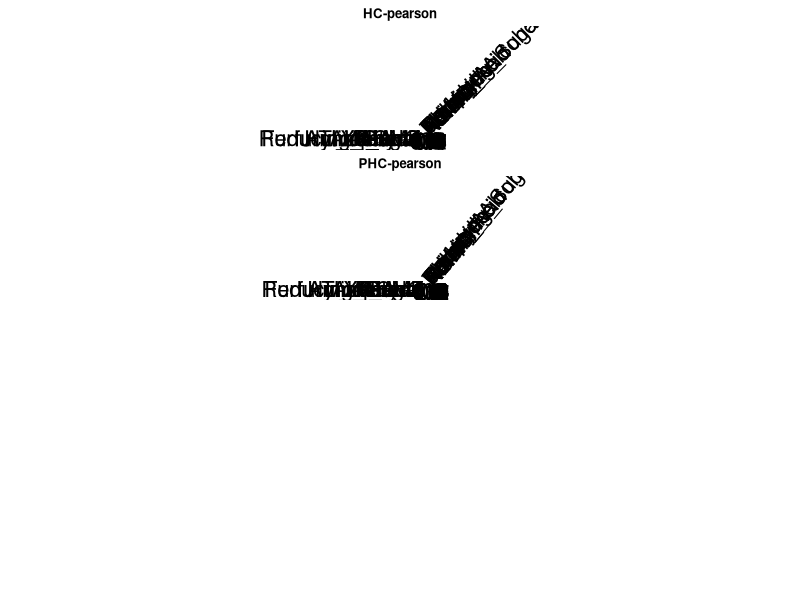

Write R code to recreate this figure.
# 安装并加载必要包
if (!require(corrplot)) install.packages("corrplot")
if (!require(ggplot2)) install.packages("ggplot2")
library(corrplot)
library(ggplot2)

# 数据准备
data_hc <- data.frame(
  Time = c(0.5, 1, 2, 4, 6),
  Reducing_Sugar = c(3085.1, 1351.11, 1822.19, 1180.72, 1220.81), # mg/L
  Amino_Acid = c(1220.55, 931.8, 1285.1, 2209.09, 1149.21), # mg/L
  X5.HMF = c(38.7, 22.74, 52.56, 25.64, 22.92), # mg/L
  Furfuryl_Alcohol = c(51.29, 44.12, 58.79, 72.5, 11.8), # mg/L
  Aldehyde = c(23.42, 31.26, 36.37, 28.79, 1.98), # %
  Ketone = c(2.81, 19.29, 4.08, 5.4, 8.12), # %
  Phenol = c(24.76, 9.25, 25.11, 31.52, 39.44), # %
  Amine = c(0, 0, 2.14, 3.12, 13.83), # %
  Thiophene = c(8.81, 5.34, 5.42, 6.89, 7.99), # %
  Furan = c(18.28, 2.89, 5.57, 2.18, 1.5), # %
  NCHC = c(18.37, 17.39, 16.63, 18.08, 24.81), # %
  pH = c(4.95, 4.99, 4.57, 4.64, 4.51),
  Humic_Acid = c(3.41, 5.66, 6.35, 6.76, 14.20) # %
)

data_phc <- data.frame(
  Time = c(0.5, 1, 2, 4, 6),
  Reducing_Sugar = c(408.94, 849.95, 829.91, 809.86, 609.4), # mg/L
  Amino_Acid = c(3571.3, 3890.62, 4576.82, 4559.83, 2063.01), # mg/L
  X5.HMF = c(20.28, 30.16, 32.81, 48.71, 12.42), # mg/L
  Furfuryl_Alcohol = c(1.27, 24.76, 117.48, 226.15, 74.35), # mg/L
  Aldehyde = c(21.23, 9.89, 3.42, 2.34, 3.05), # %
  Ketone = c(7.23, 6.17, 5.59, 7.61, 5.47), # %
  Phenol = c(18.59, 20.57, 27.35, 26.35, 23.76), # %
  Amine = c(24.5, 21.89, 17.59, 14.85, 28.64), # %
  Thiophene = c(6.07, 8.98, 17.79, 15.63, 11.7), # %
  Furan = c(0.32, 0.31, 0.57, 0.63, 0.48), # %
  NCHC = c(10.61, 14.61, 21.99, 27.29, 23.27), # %
  pH = c(8.87, 7.95, 8.13, 8.68, 7.61), 
  Humic_Acid = c(7.97, 10.34, 11.90, 20.19, 14.67) # %
)

# 检查列名
cat("HC Data Columns:\n")
print(colnames(data_hc))
cat("\nPHC Data Columns:\n")
print(colnames(data_phc))

# 选择分析变量
vars_to_analyze <- c("Reducing_Sugar", "Amino_Acid", "X5.HMF", "Furfuryl_Alcohol", 
                     "Aldehyde", "Ketone", "Phenol", "Amine", "Thiophene", 
                     "Furan", "NCHC", "pH", "Humic_Acid")

# 验证列名是否存在
if (!all(vars_to_analyze %in% colnames(data_hc))) {
  stop("Some variables in vars_to_analyze are not found in data_hc: ", 
       paste(vars_to_analyze[!vars_to_analyze %in% colnames(data_hc)], collapse = ", "))
}
if (!all(vars_to_analyze %in% colnames(data_phc))) {
  stop("Some variables in varstras_to_analyze are not found in data_phc: ", 
       paste(vars_to_analyze[!vars_to_analyze %in% colnames(data_phc)], collapse = ", "))
}

# 提取分析数据
hc_data <- data_hc[, vars_to_analyze]
phc_data <- data_phc[, vars_to_analyze]

# 皮尔逊相关性
pearson_hc <- cor(hc_data, method = "pearson")
pearson_phc <- cor(phc_data, method = "pearson")



# 以 PDF 格式输出相关性热图
pdf("D:/硕博期间/论文/论文1/相关性分析/correlation111.pdf", width = 12, height = 48, family = "Times")
# 设置图形参数
par(mfrow = c(4, 1), mar = c(2, 2, 2, 2) + 0.1)  # 调整边距以适应标签

corrplot(pearson_hc, method = "color", type = "upper", order = "hclust", 
         addCoef.col = "black", tl.col = "black", tl.srt = 45, 
         tl.cex = 2.0, cl.cex = 2.2, number.cex = 1.6, diag = FALSE, title = "HC-pearson", mar = c(0, 0, 2, 0),
         col.lim = c(-1, 1), col = colorRampPalette(c("navy", "white", "firebrick3"))(200),
         tl.pos = "td", cl.pos = "r", cl.ratio = 0.2)
corrplot(pearson_phc, method = "color", type = "upper", order = "hclust", 
         addCoef.col = "black", tl.col = "black", tl.srt = 50, 
         tl.cex = 2.0, cl.cex = 2.2, number.cex = 1.6, diag = FALSE, title = "PHC-pearson", mar = c(0, 0, 2, 0),
         col.lim = c(-1, 1), col = colorRampPalette(c("navy", "white", "firebrick3"))(200),
         tl.pos = "td", cl.pos = "r", cl.ratio = 0.2)
dev.off()

# 时间滞后相关性分析
lag_correlation <- function(df, target_var, other_vars, max_lag = 2) {
  results <- list()
  for (var in other_vars) {
    results[[var]] <- numeric(max_lag + 1)
    for (lag in 0:max_lag) {
      lagged_var <- c(rep(NA, lag), df[[var]][1:(nrow(df) - lag)])
      corr <- cor(df[[target_var]], lagged_var, method = "pearson", use = "complete.obs")
      results[[var]][lag + 1] <- corr
    }
  }
  return(results)
}

# 针对PHC组，分析Humic_Acid与关键变量的滞后相关性
lag_vars <- c("Reducing_Sugar", "X5.HMF", "Furfuryl_Alcohol", "Amino_Acid", "Amine", "NCHC","Aldehyde","Ketone","Phenol","Thiophene","Furan")
lag_results_phc <- lag_correlation(phc_data, "Humic_Acid", lag_vars, max_lag = 2)
cat("\nPHC Group Lag Correlation (Humic_Acid):\n")
for (var in names(lag_results_phc)) {
  cat(sprintf("%s:\n", var))
  for (lag in 0:2) {
    cat(sprintf("  Lag %d: %.3f\n", lag, lag_results_phc[[var]][lag + 1]))
  }
}

# 针对HC组，分析Humic_Acid与关键变量的滞后相关性
lag_results_hc <- lag_correlation(hc_data, "Humic_Acid", lag_vars, max_lag = 2)
cat("\nHC Group Lag Correlation (Humic_Acid):\n")
for (var in names(lag_results_hc)) {
  cat(sprintf("%s:\n", var))
  for (lag in 0:2) {
    cat(sprintf("  Lag %d: %.3f\n", lag, lag_results_hc[[var]][lag + 1]))
  }
}
 
 
